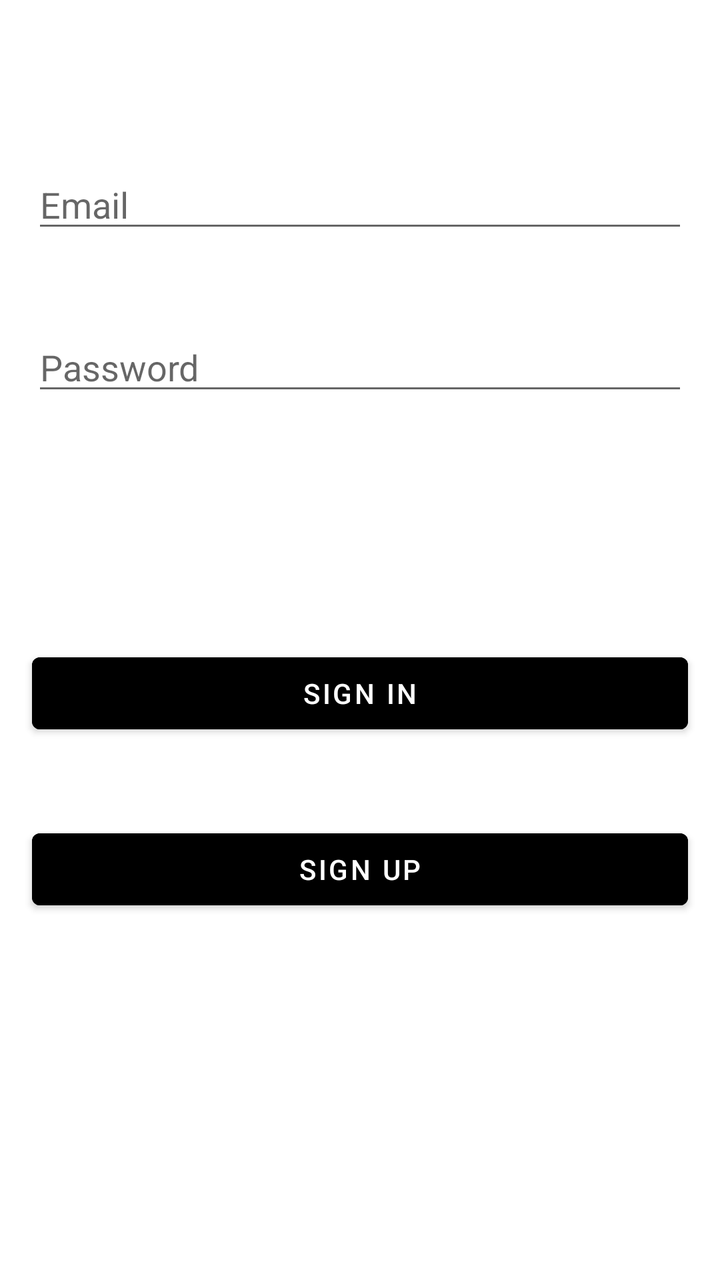
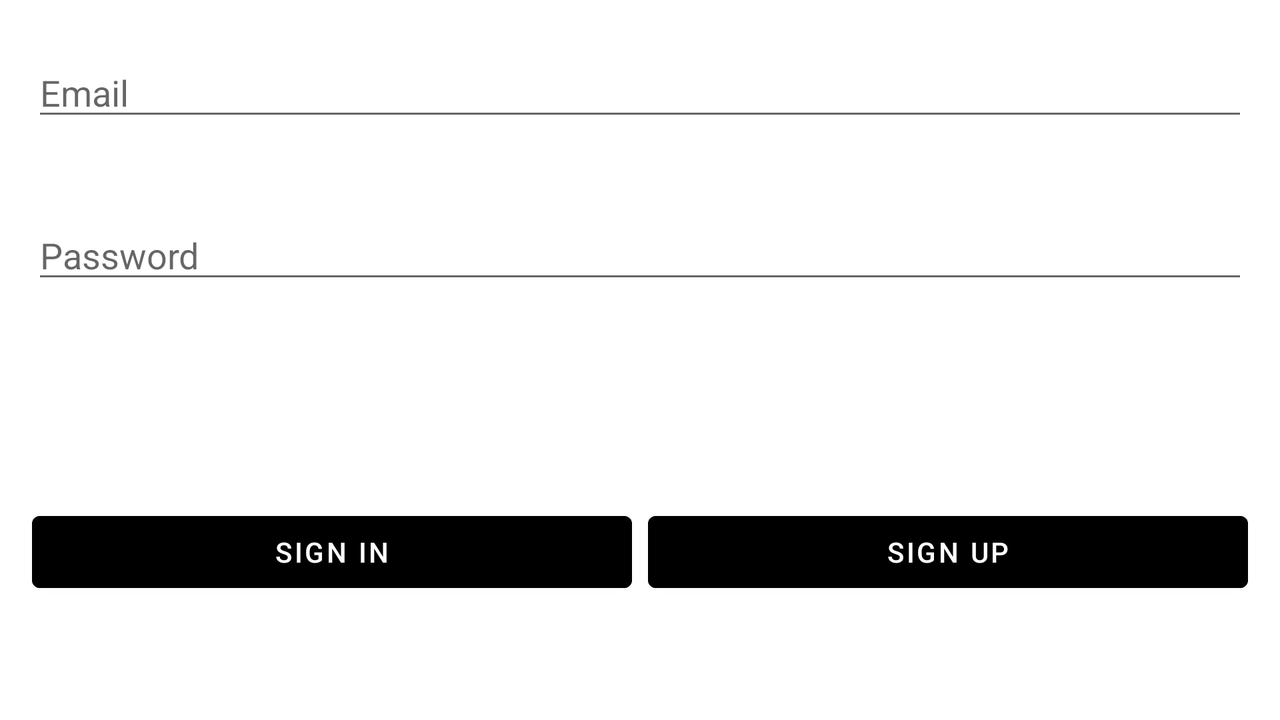

An Android layout and its configuration variant, each rendered on a device that would load it. The default file and the variant file are quoted in full after the pictures.
<!-- AndroidManifest.xml: application theme Theme.LocationTracker_Child -->
<!-- res/layout/activity_email_auth.xml -->
<?xml version="1.0" encoding="utf-8"?>
<androidx.constraintlayout.widget.ConstraintLayout xmlns:android="http://schemas.android.com/apk/res/android"
    xmlns:app="http://schemas.android.com/apk/res-auto"
    xmlns:tools="http://schemas.android.com/tools"
    android:id="@+id/container"
    android:layout_width="match_parent"
    android:layout_height="match_parent"

    android:backgroundTint="@color/green"
    tools:context=".activities.EmailAuthActivity">

    <EditText
        android:id="@+id/etEmail"
        android:layout_width="match_parent"
        android:layout_height="wrap_content"
        android:layout_marginTop="@dimen/edit_text_margin_large"
        android:layout_marginStart="@dimen/edit_text_margin_start"
        android:layout_marginEnd="@dimen/edit_text_margin_end"
        android:hint="@string/prompt_email"
        android:inputType="textEmailAddress"
        android:selectAllOnFocus="true"
        app:layout_constraintEnd_toEndOf="parent"
        app:layout_constraintHorizontal_bias="0.0"
        app:layout_constraintStart_toStartOf="parent"
        app:layout_constraintTop_toTopOf="parent" />

    <EditText
        android:id="@+id/etPassword"
        android:layout_width="match_parent"
        android:layout_height="wrap_content"
        android:hint="@string/prompt_password"
        android:imeActionLabel="@string/action_sign_in_short"
        android:imeOptions="actionDone"
        android:inputType="textPassword"
        android:selectAllOnFocus="true"
        android:layout_marginTop="@dimen/edit_text_margin_top_normal"
        android:layout_marginStart="@dimen/edit_text_margin_start"
        android:layout_marginEnd="@dimen/edit_text_margin_end"
        app:layout_constraintBottom_toBottomOf="parent"
        app:layout_constraintEnd_toEndOf="@+id/etEmail"
        app:layout_constraintHorizontal_bias="0.0"
        app:layout_constraintStart_toStartOf="@+id/etEmail"
        app:layout_constraintTop_toBottomOf="@+id/etEmail"
        app:layout_constraintVertical_bias="0.0" />

    <Button
        android:id="@+id/btnLogin"
        android:layout_width="match_parent"
        android:layout_height="wrap_content"
        android:layout_gravity="start"
        android:layout_marginStart="@dimen/button_margin_start"
        android:layout_marginTop="@dimen/button_margin_top_large"
        android:layout_marginEnd="@dimen/button_margin_end"
        android:backgroundTint="@color/green"
        android:enabled="true"
        android:text="@string/action_sign_in"
        android:textColor="@color/white"
        app:layout_constraintEnd_toEndOf="@+id/etPassword"
        app:layout_constraintHorizontal_bias="0.0"
        app:layout_constraintStart_toStartOf="@+id/etPassword"
        app:layout_constraintTop_toBottomOf="@+id/etPassword" />

    <ProgressBar
        android:id="@+id/pbEmailAuth"
        android:layout_width="wrap_content"
        android:layout_height="wrap_content"
        android:layout_gravity="center"
        android:layout_marginTop="@dimen/progress_bar_margin_top_normal"

        android:visibility="invisible"
        app:layout_constraintEnd_toEndOf="@+id/etPassword"

        app:layout_constraintStart_toStartOf="@+id/etPassword"
        app:layout_constraintTop_toBottomOf="@+id/etPassword" />

    <Button
        android:id="@+id/btnRegister"
        android:layout_width="match_parent"
        android:layout_height="wrap_content"
        android:layout_marginTop="@dimen/button_margin_top_normal"
        android:layout_marginStart="@dimen/button_margin_start"
        android:layout_marginEnd="@dimen/button_margin_end"
        android:backgroundTint="@color/green"
        android:text="@string/sign_up"
        android:textColor="@color/white"
        app:layout_constraintEnd_toEndOf="@+id/btnLogin"
        app:layout_constraintStart_toStartOf="@+id/btnLogin"
        app:layout_constraintTop_toBottomOf="@+id/btnLogin" />

</androidx.constraintlayout.widget.ConstraintLayout>
<!-- resources referenced by this layout -->
<resources>
  <dimen name="button_margin_end">16dp</dimen>
  <dimen name="button_margin_start">16dp</dimen>
  <dimen name="button_margin_top_large">120dp</dimen>
  <dimen name="button_margin_top_normal">40dp</dimen>
  <dimen name="edit_text_margin_end">16dp</dimen>
  <dimen name="edit_text_margin_large">80dp</dimen>
  <dimen name="edit_text_margin_start">16dp</dimen>
  <dimen name="edit_text_margin_top_normal">40dp</dimen>
  <dimen name="progress_bar_margin_top_normal">40dp</dimen>
  <string name="action_sign_in">Sign in </string>
  <string name="action_sign_in_short">Sign in</string>
  <string name="prompt_email">Email</string>
  <string name="prompt_password">Password</string>
  <string name="sign_up">Sign Up</string>
  <style name="Theme.LocationTracker_Child" parent="Theme.MaterialComponents.DayNight.DarkActionBar">
          
          <item name="colorPrimary">@color/purple_500</item>
          <item name="colorPrimaryVariant">@color/purple_700</item>
          <item name="colorOnPrimary">@color/white</item>
          
          <item name="colorSecondary">@color/teal_200</item>
          <item name="colorSecondaryVariant">@color/teal_700</item>
          <item name="colorOnSecondary">@color/black</item>
          
          <item name="android:statusBarColor" tools:targetApi="l">?attr/colorPrimaryVariant</item>
          
      </style>
</resources>
<!-- res/layout-land/activity_email_auth.xml (the repository's variant of the layout above) -->
<!-- drawn on the phone turned sideways -->
<?xml version="1.0" encoding="utf-8"?>
<androidx.constraintlayout.widget.ConstraintLayout xmlns:android="http://schemas.android.com/apk/res/android"
    xmlns:app="http://schemas.android.com/apk/res-auto"
    xmlns:tools="http://schemas.android.com/tools"
    android:id="@+id/container"
    android:layout_width="match_parent"
    android:layout_height="match_parent"

    android:backgroundTint="@color/green"
    tools:context=".activities.EmailAuthActivity">

    <EditText
        android:id="@+id/etEmail"
        android:layout_width="match_parent"
        android:layout_height="wrap_content"
        android:layout_marginStart="@dimen/edit_text_margin_start"
        android:layout_marginTop="@dimen/edit_text_margin_top_small"
        android:layout_marginEnd="@dimen/edit_text_margin_end"
        android:hint="@string/prompt_email"
        android:inputType="textEmailAddress"
        android:selectAllOnFocus="true"
        app:layout_constraintEnd_toEndOf="parent"
        app:layout_constraintHorizontal_bias="0.0"
        app:layout_constraintStart_toStartOf="parent"
        app:layout_constraintTop_toTopOf="parent" />

    <EditText
        android:id="@+id/etPassword"
        android:layout_width="match_parent"
        android:layout_height="wrap_content"
        android:layout_marginStart="@dimen/edit_text_margin_start"
        android:layout_marginTop="@dimen/edit_text_margin_top_normal"
        android:layout_marginEnd="@dimen/edit_text_margin_end"
        android:hint="@string/prompt_password"
        android:imeActionLabel="@string/action_sign_in_short"
        android:imeOptions="actionDone"
        android:inputType="textPassword"
        android:selectAllOnFocus="true"
        app:layout_constraintBottom_toBottomOf="parent"
        app:layout_constraintEnd_toEndOf="@+id/etEmail"
        app:layout_constraintHorizontal_bias="0.0"
        app:layout_constraintStart_toStartOf="@+id/etEmail"
        app:layout_constraintTop_toBottomOf="@+id/etEmail"
        app:layout_constraintVertical_bias="0.0" />


    <Button
        android:id="@+id/btnLogin"
        android:layout_height="wrap_content"
        android:layout_gravity="start"
        android:layout_width="@dimen/button_width_landscape_orientation"
        android:layout_marginStart="@dimen/button_margin_start"
        android:layout_marginBottom="@dimen/button_margin_bottom_landscape"
        android:backgroundTint="@color/green"
        android:enabled="true"
        android:text="@string/action_sign_in"
        android:textColor="@color/white"
        app:layout_constraintBottom_toBottomOf="parent"
        app:layout_constraintEnd_toStartOf="@+id/btnRegister"
        app:layout_constraintHorizontal_bias="0.0"
        app:layout_constraintStart_toStartOf="parent" />

    <ProgressBar
        android:id="@+id/pbEmailAuth"
        android:layout_width="wrap_content"
        android:layout_height="wrap_content"
        android:layout_gravity="center"
        android:layout_marginTop="@dimen/progress_bar_margin_top_normal"
        android:visibility="invisible"
        app:layout_constraintEnd_toEndOf="@+id/etPassword"
        app:layout_constraintStart_toStartOf="@+id/etPassword"
        app:layout_constraintTop_toBottomOf="@+id/etPassword" />

    <Button
        android:id="@+id/btnRegister"
        android:layout_width="@dimen/button_width_landscape_orientation"
        android:layout_height="wrap_content"
        android:layout_marginEnd="@dimen/button_margin_end"
        android:layout_marginBottom="@dimen/button_margin_bottom_landscape"
        android:backgroundTint="@color/green"
        android:text="@string/sign_up"
        android:textColor="@color/white"
        app:layout_constraintBottom_toBottomOf="parent"
        app:layout_constraintEnd_toEndOf="parent" />


</androidx.constraintlayout.widget.ConstraintLayout>
<!-- resources referenced by the variant -->
<!-- as the phone turned sideways resolves them -->
<resources>
  <dimen name="button_margin_bottom_landscape">60dp</dimen>
  <dimen name="button_margin_end">16dp</dimen>
  <dimen name="button_margin_start">16dp</dimen>
  <dimen name="button_width_landscape_orientation">300dp</dimen>
  <dimen name="edit_text_margin_end">16dp</dimen>
  <dimen name="edit_text_margin_start">16dp</dimen>
  <dimen name="edit_text_margin_top_normal">40dp</dimen>
  <dimen name="edit_text_margin_top_small">24dp</dimen>
  <dimen name="progress_bar_margin_top_normal">40dp</dimen>
  <string name="action_sign_in">Sign in </string>
  <string name="action_sign_in_short">Sign in</string>
  <string name="prompt_email">Email</string>
  <string name="prompt_password">Password</string>
  <string name="sign_up">Sign Up</string>
  <style name="Theme.LocationTracker_Child" parent="Theme.MaterialComponents.DayNight.DarkActionBar">
          
          <item name="colorPrimary">@color/purple_500</item>
          <item name="colorPrimaryVariant">@color/purple_700</item>
          <item name="colorOnPrimary">@color/white</item>
          
          <item name="colorSecondary">@color/teal_200</item>
          <item name="colorSecondaryVariant">@color/teal_700</item>
          <item name="colorOnSecondary">@color/black</item>
          
          <item name="android:statusBarColor" tools:targetApi="l">?attr/colorPrimaryVariant</item>
          
      </style>
</resources>
